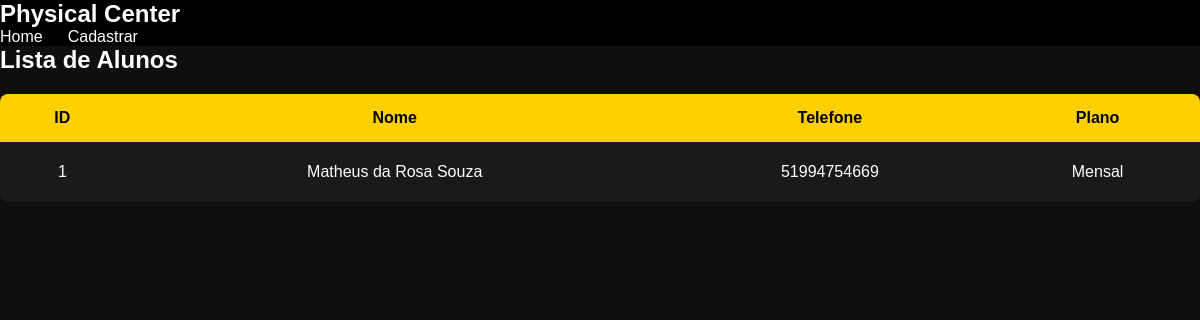
Page /alunos.php on the earlier database version.
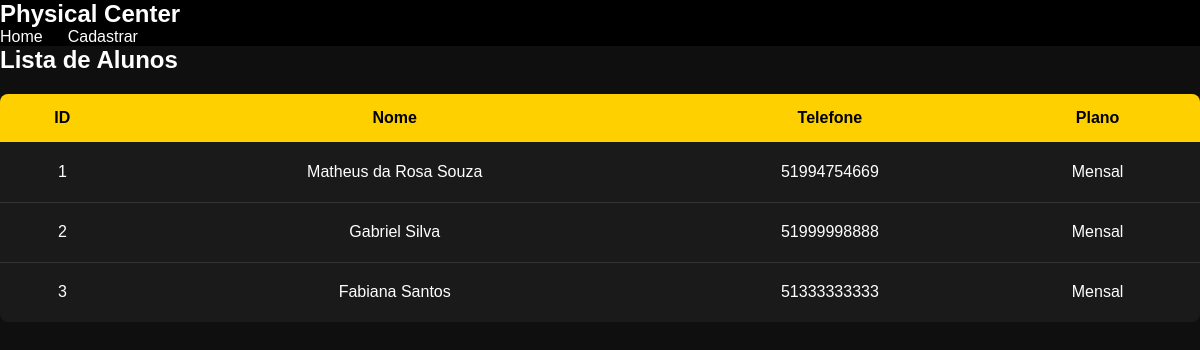
Same page on the later database version.
### tables this page shows
CREATE TABLE usuarios (
            id INTEGER PRIMARY KEY AUTOINCREMENT,
            nome TEXT NOT NULL,
            email TEXT UNIQUE,
            senha TEXT,
            telefone TEXT,
            idade INTEGER,
            plano TEXT
        );

### alunos.php (the view, shortened to what this page needs)
<?php
require "database.php";
$sql = "
    SELECT id, nome, telefone, plano
    FROM usuarios
";
$stmt = $db->query($sql);
$usuarios = $stmt->fetchAll(PDO::FETCH_ASSOC);
?>
<!DOCTYPE html>
<html lang="pt-BR">
<head>
    <link rel="stylesheet" href="style.css">
</head>
<body>
<header>
    <h1>Physical Center</h1>
    <nav>
        <a href="index.php">Home</a>
        <a href="cadastro.php">Cadastrar</a>
    </nav>
</header>
<div class="container">
    <h2>Lista de Alunos</h2>
    <table>
        <tr>
            <th>ID</th>
            <th>Nome</th>
            <th>Telefone</th>
            <th>Plano</th>
        </tr>
        <?php if (count($usuarios) > 0): ?>
            <?php foreach ($usuarios as $user): ?>
                <tr>
                    <td><?= htmlspecialchars($user['id']) ?></td>
                    <td><?= htmlspecialchars($user['nome']) ?></td>
                    <td><?= htmlspecialchars($user['telefone']) ?></td>
                    <td><?= htmlspecialchars($user['plano']) ?></td>
                </tr>
            <?php endforeach; ?>
        <?php endif; ?>
    </table>
</div>
</body>
</html>

Differences in the rows shown:
added usuarios: id "2", nome "Gabriel Silva", telefone "51999998888", plano "Mensal"
added usuarios: id "3", nome "Fabiana Santos", telefone "51333333333", plano "Mensal"
